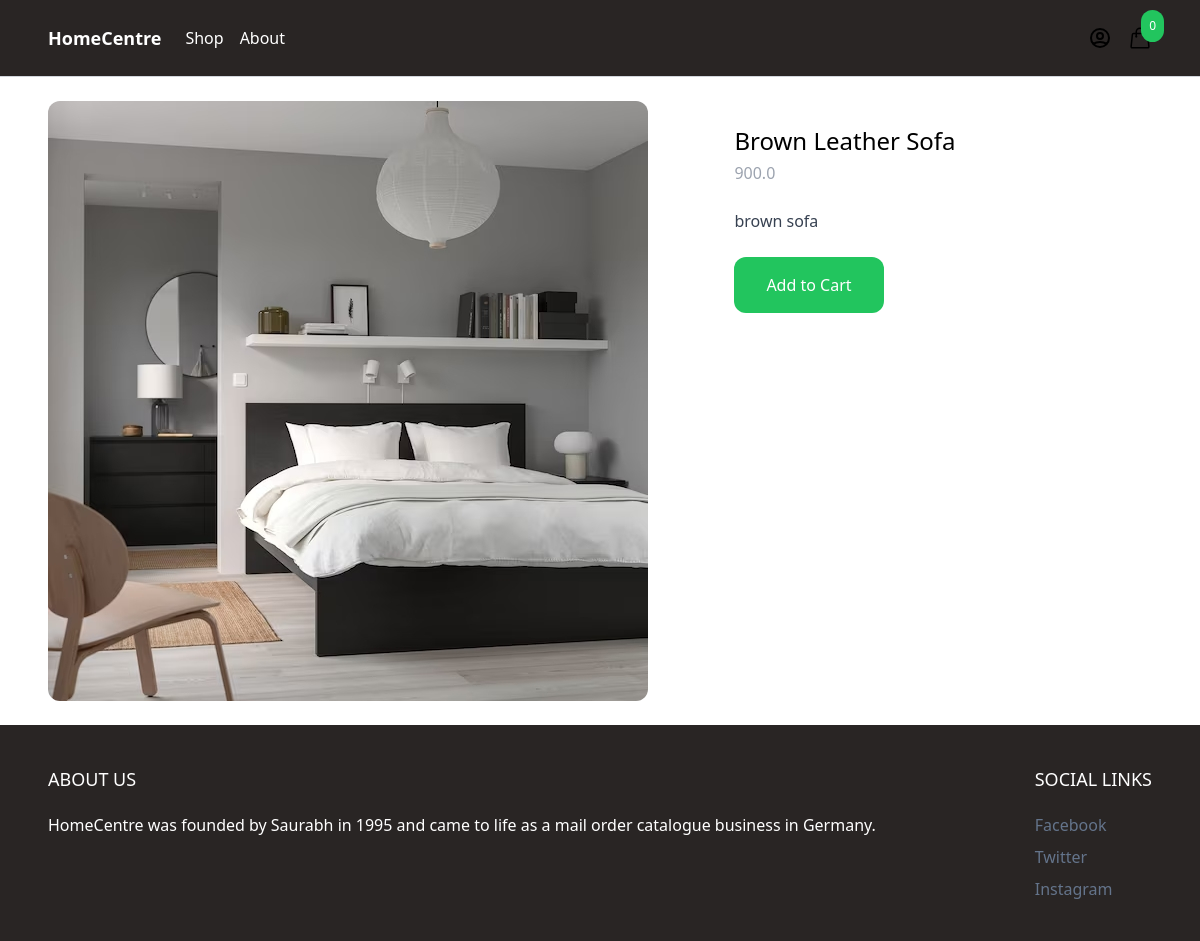
Page /shop/brown-leather-sofa/ on the committed database.
### product/models.py (models this page shows, shortened)
class Product(models.Model):
    category = models.ForeignKey(Category, related_name='products', on_delete=models.CASCADE)
    name = models.CharField(max_length=255)
    slug = models.SlugField()
    description = models.TextField(blank=True, null=True)
    price = models.IntegerField()
    created_at = models.DateTimeField(auto_now_add=True)
    image = models.ImageField(upload_to='uploads/', blank=True, null=True)
    thumbnail = models.ImageField(upload_to='uploads/', blank=True, null=True)
    class Meta:
        ordering = ('-created_at',)
    def get_display_price(self):
        return self.price / 100

### product/views.py (the view)
# urls.py: path('shop/<slug:slug>/', product, name='product'),
def product(request, slug):
    product = get_object_or_404(Product, slug=slug)
    return render(request, 'product/product.html', {'product' : product })

### cart/cart.py (called while the page is built)
    def __len__(self):
        return sum(item['quantity'] for item in self.cart.values())

### cart/context_processors.py (called while the page is built)
def cart(request):
    return {'cart': Cart(request)}

### product/templates/product/product.html (shortened to what this page needs)
{% extends 'core/base.html'%}
{% block content %}
<div class="max-w-6xl mx-auto flex flex-wrap py-6 px-6 xl:px-0">
    <div class="images w-full mb-6 lg:mb-0 lg:w-3/5">
        <img
            class="rounded-xl"
            src="{% if product.image %}{{ product.image.url }}{% else %}https://via.placeholder.com/240x240x.jpg{% endif %}">
    </div>
    <div class="information w-full lg:w-2/5 lg:p-6">
        <h1 class="text-2xl">{{ product.name }}</h1>
        <p class="mt-1 text-gray-400">{{product.get_display_price}}</p>
        {% if product.description %}
        <p class="mt-6 text-gray-700">{{ product.description }}</p>
        {% endif %}
        <a
            href="#"
            class="mt-6 inline-block px-8 py-4 rounded-xl bg-green-500 text-white hover:bg-green-700"
            hx-get="{% url 'add_to_cart' product.id %}"
            hx-target="#menu-cart-button"
            hx-swap="outerHTML"
        >
            Add to Cart
        </a>
    </div>
</div>
{% endblock %}

### rows in the picture
Product: image (picture), name "Brown Leather Sofa", get_display_price "900.0", description "brown sofa"

### other values in the picture
{{ cart|length }} "0"
